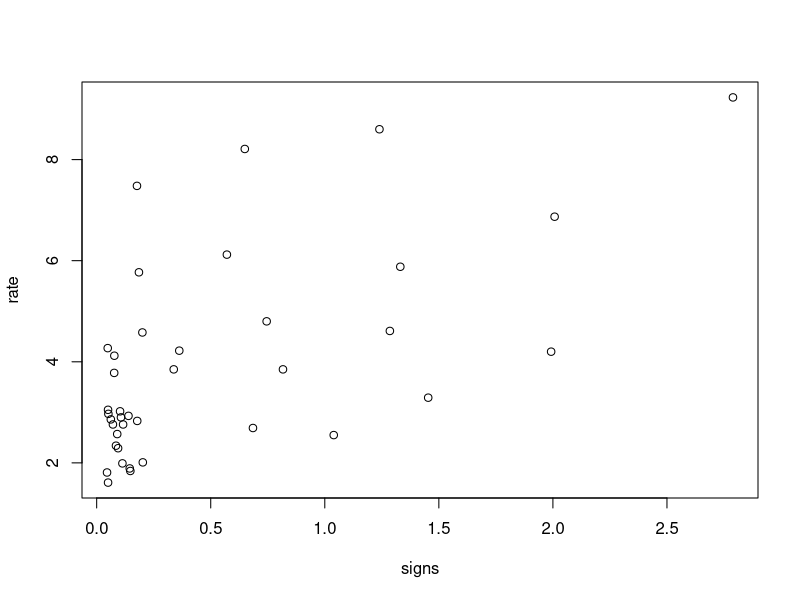
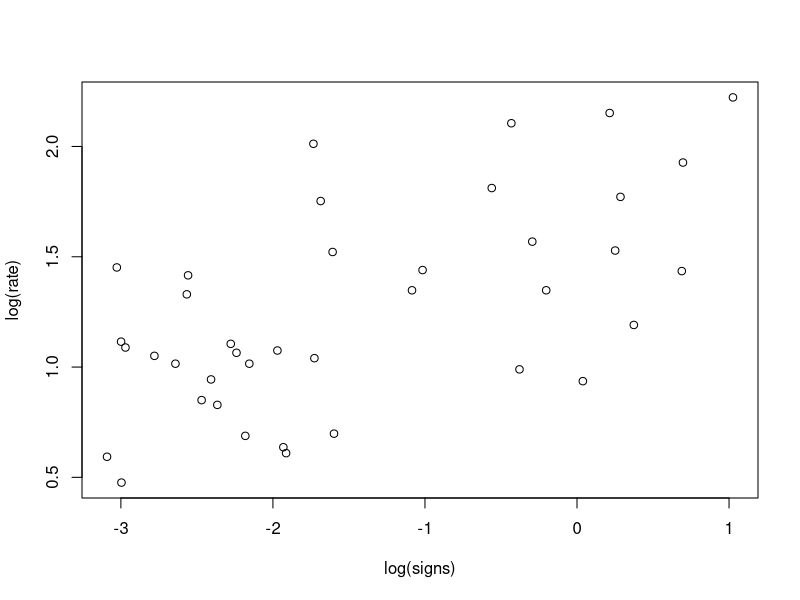
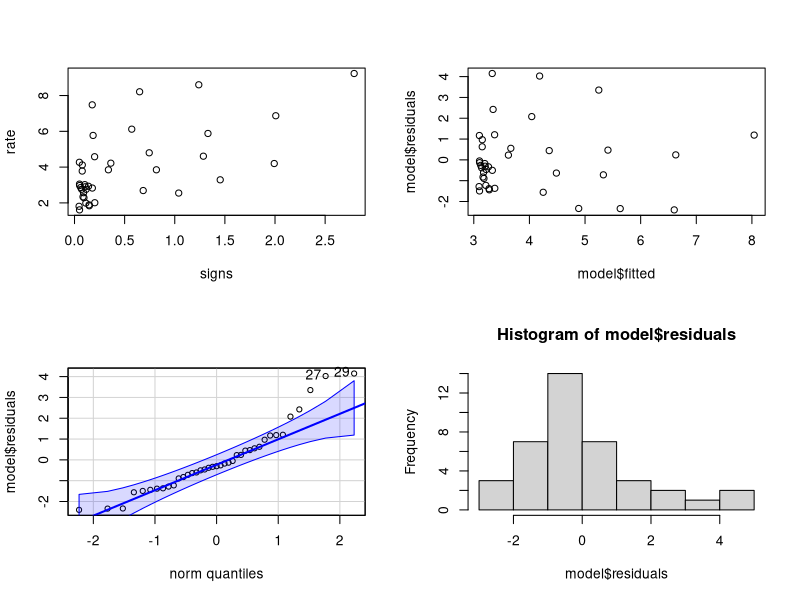
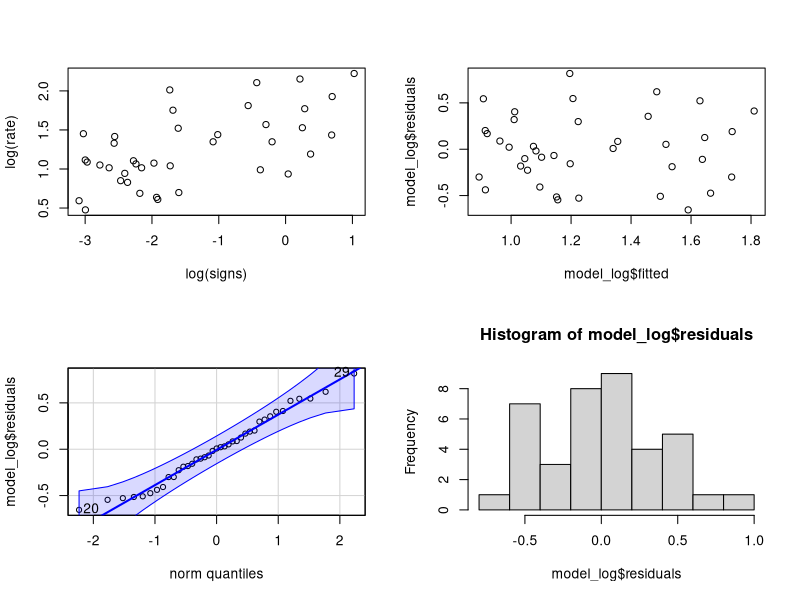

Reproduce these figures in R, in order.
## ---- chunk 1
knitr::opts_chunk$set(echo = TRUE, fig.pos= "H")
## ---- chunk 2
data = read.csv("Highway1.csv", head = TRUE, sep = ",")

rate = as.numeric(data[,2])

signs = as.numeric(data[,6])

cor_coef = round(cor(signs, rate),3)
cor_coef_log = round(cor(log(signs), log(rate)),3)

plot(signs, rate)

## ---- chunk 3

plot(log(signs), log(rate))

## ---- chunk 4

model = lm(rate ~ signs)
model_log = lm(log(rate) ~ log(signs))
coefs = model$coefficients
slope = round(coefs[2],3)
intercept = round(coefs[1], 3)
summary(model)
summary(model_log)
## ---- chunk 5
1-pt(4.6,37)

## ---- chunk 6

confint(model, level = .95)
confint(model_log, level = .95)
## ---- chunk 7
library(car)
par(mfrow=c(2,2))
p1 = plot(signs, rate)
p2 = plot(model$fitted, model$residuals)
p3 = qqPlot(model$residuals)
p4 = hist(model$residuals)
## ---- chunk 8

par(mfrow=c(2,2))
p1 = plot(log(signs), log(rate))
p2 = plot(model_log$fitted, model_log$residuals)
p3 = qqPlot(model_log$residuals)
p4 = hist(model_log$residuals)
## ---- chunk 9
new = data.frame(signs = 1.25)

predict.lm(model, new, interval="predict", level = .95)
exp(predict.lm(model_log, new, interval="predict", level = .95))
